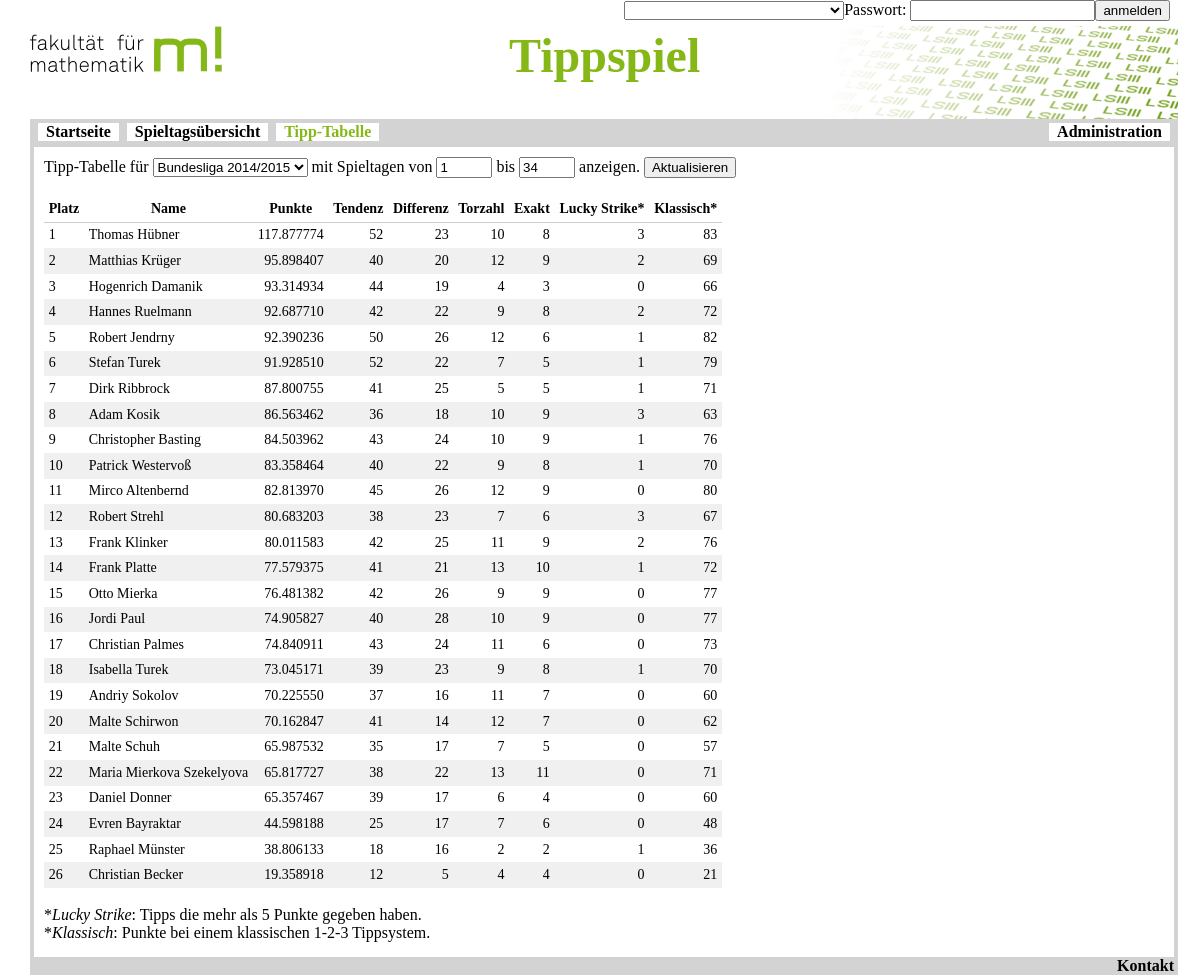
/ranking.php, run on the app's committed database.
### tables this page shows
CREATE TABLE `user` (
  `id` int(11) NOT NULL AUTO_INCREMENT,
  `name` varchar(45) NOT NULL,
  `surname` varchar(45) NOT NULL,
  `username` varchar(16) NOT NULL,
  `email` varchar(255) DEFAULT NULL,
  `password` varchar(32) NOT NULL,
  `create_time` timestamp NULL DEFAULT CURRENT_TIMESTAMP,
  `superuser` tinyint(4) DEFAULT '0',
  `notification` tinyint(4) DEFAULT '0',
  PRIMARY KEY (`id`),
  UNIQUE KEY `username_UNIQUE` (`username`)
);

### ranking.php (the view, shortened to what this page needs)
<!DOCTYPE html>
<html>
  <head>
    <link rel="stylesheet" href="style.css" />
    <link rel="stylesheet" href="styled_table.css" />
  </head>
  <body>
    <div style="height: 20px;" align="right"><?php
      include 'admin/connect.php';
       if (!isset($_SESSION['angemeldet']) || !$_SESSION['angemeldet']) {
        echo '<form method="post" action="login.php">';
        echo '<select name="user_id" id="user_select" onchange="saveUser(this.value);">';
        echo '</select>';
        echo 'Passwort: <input type="password" name="pwd">';
        echo '<input type="submit" value="anmelden">';
        echo '</form>';
       } else {
          $info = mysqli_query($con, "SELECT name, surname FROM user WHERE id = $_SESSION[id]");
          $_info = mysqli_fetch_array($info, MYSQL_ASSOC);
          echo '<font size=+1>' . $_info[name] . ' ' . $_info[surname] . ' ' . '<a href="logout.php">abmelden</a></font>';
       }
    ?></div>
    <header>
      <img class="left" src="img/m_schrift.png" alt="logo-m!" /><span style="margin-left:25%;"><font size=8 color=#85B817><b>Tippspiel</b></font></span><img class="right" src="img/lehrstuhl3.png" alt="logo-ls3" />
    </header>
    <nav>
      <ul class="nav">
        <li class="nav"><a class="nav" href = "index.php">Startseite</a></li>
        <li class="nav"><a class="nav" href = "matchday.php">Spieltags&uuml;bersicht</a></li>
        <li class="nav"><a class="nav_current" href = "ranking.php">Tipp-Tabelle</a></li>
        <span style="float:right;"><li class="nav"><a class="nav" href="admin/index.php"><b>Administration</b></a></li></span>
      </ul>
    </nav>
<section class="content"><section class="full"><article class="news">
<?php
$start = $_GET['start'];
$end = $_GET['end'];
$season = $_GET['season'];
if (is_null($start) ) {
	$start = 1;
}
if (is_null($end) ) {
	$end = 34;
}
if (is_null($season) ) {
	$season = 1;
}
?>
<form action="refresh_ranking.php" method="post">
Tipp-Tabelle f&uuml;r
<select name="season" onchange="this.form.submit()">
<?php
$seasons = mysqli_query( $con,"SELECT * from season ORDER BY status ASC");
while ($_seasons = mysqli_fetch_array( $seasons, MYSQL_ASSOC))
{
	if ($_seasons['id'] == $season) {
		echo "<option value='" . $_seasons['id'] . "' selected>" .  $_seasons['name'] . "</option>";
	} else {
		echo "<option value='" . $_seasons['id'] . "'>" .  $_seasons['name'] . "</option>";
	}
}
?>
</select>
mit Spieltagen
von <input type="number" min=1 max=34 name="start" value="<?php echo $start;?>">
bis <input type="number" min=1 max=34 name="end" value="<?php echo $end;?>">
anzeigen.
<input type="submit" value="Aktualisieren">
</form>
<?php
$user_points = mysqli_query($con, "SELECT user.name, user.surname, user.id, SUM(prediction.points >= 5) as big_points, SUM(prediction.points) as points, SUM(prediction.tendency) as tendency, SUM(prediction.exact) as exact, SUM(prediction.difference) as difference, SUM(prediction.goal_number) as goal_number FROM prediction LEFT JOIN game ON prediction.game_id = game.id LEFT JOIN matchday ON matchday.id = game.matchday_id JOIN user ON prediction.user_id = user.id WHERE matchday.season_id = $season AND matchday.matchday_number >= $start AND matchday.matchday_number <= $end GROUP BY user.id ORDER BY points DESC");
echo '<br><table class="sortable">';
echo '<th class="sorttable_nosort"><b>Platz</b></th>';
echo '<th class="sorttable_nosort"><b>Name</b></th>';
echo '<th><b>Punkte</b></th>';
echo '<th><b>Tendenz</b></th>';
echo '<th><b>Differenz</b></th>';
echo '<th><b>Torzahl</b></th>';
echo '<th><b>Exakt</b></th>';
echo '<th><b>Lucky Strike*</b></th>';
echo '<th><b>Klassisch*</b></th>';
$count = 1;
while ($_user_points = mysqli_fetch_array($user_points, MYSQL_ASSOC)) {
  if ($_user_points[id] == $_SESSION[id]) {
    echo "<tr style='color: red;'>";
  } else {
    echo "<tr>";
  }
  echo "<td>" . $count . "</td>";
  echo "<td>" . $_user_points[name] . ' ' . $_user_points[surname] . "</td>";
  echo '<td align="right">' . number_format((float)$_user_points[points], 6, '.', '') . "</td>";
  echo '<td align="right">' . $_user_points[tendency] . '</td>';
  echo '<td align="right">' . $_user_points[difference] . '</td>';
  echo '<td align="right">' . $_user_points[goal_number] . '</td>';
  echo '<td align="right">' . $_user_points[exact] . '</td>';
  echo '<td align="right">' . $_user_points[big_points] . '</td>';
  echo '<td align="right">' . ($_user_points[tendency] + $_user_points[difference] + $_user_points[exact]) . '</td>';
  echo "</tr>";
  $count += 1;
}
echo "</table>";
echo "<br>*<i>Lucky Strike</i>: Tipps die mehr als 5 Punkte gegeben haben.";
echo "<br>*<i>Klassisch</i>: Punkte bei einem klassischen 1-2-3 Tippsystem.";
echo "<br><br>";
?>
</article></section></section>
    <footer>
      <a href="mailto:mirco.altenbernd@mathematik.tu-dortmund.de">Kontakt</a>
    </footer>
</body>
</html>

### style.css (style rules this page uses)
ul.nav { display: inline; }
li.nav { display: inline; float: left; background-color: White; margin-left: 0; margin-right: 0; padding-left: 0.5em; padding-right: 0.5em; border: 4px solid #D3D3D3; }
a { text-decoration: none; font-weight: bold; }
a:link, a:visited { color: black; }
a.nav { background-color: #FFFFFF; }
a.nav_current { color:#85B817; text-decoration: none; font-weight: bold; }
table, th, td { border: 1px solid black; font-size: 14px; }
td, th { padding: 0.3rem; }
html { width: 95%; height: 100%; margin: 0 auto; border: 0px solid red; }
body { width: 100%; height: 100%; position: relative; margin: 0 auto; border: 0px solid green; }
header { height: 93px; position: relative; margin-right: -8px; margin-top:4px; padding-top: 2px; }
nav { position: relative; width:100%; height:28px; background-color: #D3D3D3; border-left: 4px solid #D3D3D3; border-right: 4px solid #D3D3D3; }
section.content { position: relative; overflow:hidden; width: 100%; min-height: 100%; height:auto; border-left: 4px solid #D3D3D3; border-right: 4px solid #D3D3D3; }
section.full { position: relative; width: 100%; border: 0px solid yellow; }
article.news { margin:5px; margin-bottom: 10px; padding:5px; }
footer { position: fixed; bottom:0; left:2.5%; width: 95%; background-color: #D3D3D3; border-left: 4px solid #D3D3D3; border-right: 4px solid #D3D3D3; text-align: right; }
img.right { float:right; }

### styled_table.css (style rules this page uses)
table, td, tr, th { border: 0px; }
table { border-collapse: collapse; }
table thead th { border-bottom: 1px solid #ccc; }
table.sortable tbody tr:nth-child(even) td { background-color: #f0f0f0; }

### data on the page
user: name "Thomas", surname "Hübner", _user_points "117.877774", _user_points "52", _user_points "23", _user_points "10", _user_points "8", _user_points "3", _user_points "83"
user: name "Matthias", surname "Krüger", _user_points "95.898407", _user_points "40", _user_points "20", _user_points "12", _user_points "9", _user_points "2", _user_points "69"
user: name "Hogenrich", surname "Damanik", _user_points "93.314934", _user_points "44", _user_points "19", _user_points "4", _user_points "3", _user_points "0", _user_points "66"
user: name "Hannes", surname "Ruelmann", _user_points "92.687710", _user_points "42", _user_points "22", _user_points "9", _user_points "8", _user_points "2", _user_points "72"
user: name "Robert", surname "Jendrny", _user_points "92.390236", _user_points "50", _user_points "26", _user_points "12", _user_points "6", _user_points "1", _user_points "82"
user: name "Stefan", surname "Turek", _user_points "91.928510", _user_points "52", _user_points "22", _user_points "7", _user_points "5", _user_points "1", _user_points "79"
user: name "Dirk", surname "Ribbrock", _user_points "87.800755", _user_points "41", _user_points "25", _user_points "5", _user_points "1", _user_points "71"
user: name "Adam", surname "Kosik", _user_points "86.563462", _user_points "36", _user_points "18", _user_points "10", _user_points "9", _user_points "3", _user_points "63"
user: name "Christopher", surname "Basting", _user_points "84.503962", _user_points "43", _user_points "24", _user_points "10", _user_points "9", _user_points "1", _user_points "76"
user: name "Patrick", surname "Westervoß", _user_points "83.358464", _user_points "40", _user_points "22", _user_points "9", _user_points "8", _user_points "1", _user_points "70"
user: name "Mirco", surname "Altenbernd", _user_points "82.813970", _user_points "45", _user_points "26", _user_points "12", _user_points "9", _user_points "0", _user_points "80"
user: name "Robert", surname "Strehl", _user_points "80.683203", _user_points "38", _user_points "23", _user_points "7", _user_points "6", _user_points "3", _user_points "67"
user: name "Frank", surname "Klinker", _user_points "80.011583", _user_points "42", _user_points "25", _user_points "11", _user_points "9", _user_points "2", _user_points "76"
user: name "Frank", surname "Platte", _user_points "77.579375", _user_points "41", _user_points "21", _user_points "13", _user_points "10", _user_points "1", _user_points "72"
user: name "Otto", surname "Mierka", _user_points "76.481382", _user_points "42", _user_points "26", _user_points "9", _user_points "0", _user_points "77"
user: name "Jordi", surname "Paul", _user_points "74.905827", _user_points "40", _user_points "28", _user_points "10", _user_points "9", _user_points "0", _user_points "77"
user: name "Christian", surname "Palmes", _user_points "74.840911", _user_points "43", _user_points "24", _user_points "11", _user_points "6", _user_points "0", _user_points "73"
user: name "Isabella", surname "Turek", _user_points "73.045171", _user_points "39", _user_points "23", _user_points "9", _user_points "8", _user_points "1", _user_points "70"
user: name "Andriy", surname "Sokolov", _user_points "70.225550", _user_points "37", _user_points "16", _user_points "11", _user_points "7", _user_points "0", _user_points "60"
user: name "Malte", surname "Schirwon", _user_points "70.162847", _user_points "41", _user_points "14", _user_points "12", _user_points "7", _user_points "0", _user_points "62"
user: name "Malte", surname "Schuh", _user_points "65.987532", _user_points "35", _user_points "17", _user_points "7", _user_points "5", _user_points "0", _user_points "57"
user: name "Maria", surname "Mierkova Szekelyova", _user_points "65.817727", _user_points "38", _user_points "22", _user_points "13", _user_points "11", _user_points "0", _user_points "71"
user: name "Daniel", surname "Donner", _user_points "65.357467", _user_points "39", _user_points "17", _user_points "6", _user_points "4", _user_points "0", _user_points "60"
user: name "Evren", surname "Bayraktar", _user_points "44.598188", _user_points "25", _user_points "17", _user_points "7", _user_points "6", _user_points "0", _user_points "48"
user: name "Raphael", surname "Münster", _user_points "38.806133", _user_points "18", _user_points "16", _user_points "2", _user_points "1", _user_points "36"
user: name "Christian", surname "Becker", _user_points "19.358918", _user_points "12", _user_points "5", _user_points "4", _user_points "0", _user_points "21"

### other printed values
form field season "Bundesliga 2014/2015"
